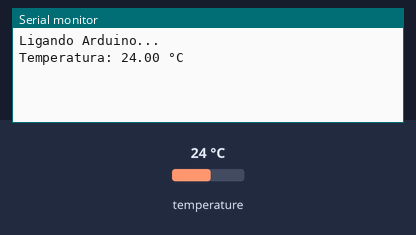
Simulated run of this sketch. Board: Arduino Uno, built with avr-gcc and run on an emulated ATmega328P. On the bench: the last lines printed to the serial monitor. The test bench sets the inputs (shaded band); at power-on: temperature 24 °C.

Above: at 1.4 s.
1.5 s: temperature set to 12 °C
At 2.8 s:
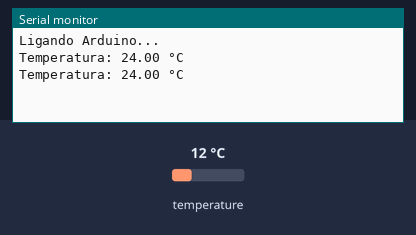
3.3 s: temperature set to 19 °C
At 5.1 s:
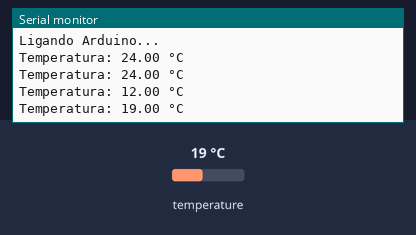
Timing chart, 0 to 6.6 s (numbered marks = the images above; inputs shaded):
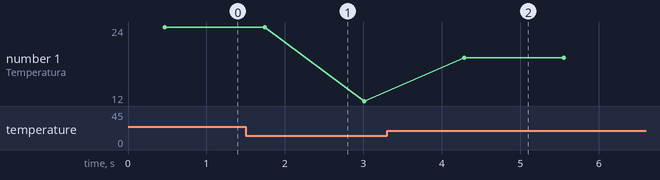

Measured:
- after the input at 3.3 s, the serial monitor: prints a new line after 0.98 s (image 2)
- plotted number 1: 24 → 12 after the input at 1.5 s, 12 → 19 after the input at 3.3 s

The sketch:

sensor.ino
```cpp
#include "Adafruit_MCP9808.h"
#include <Wire.h>

Adafruit_MCP9808 sensor = Adafruit_MCP9808();

void mostra_temperatura();

void setup() {
  // put your setup code here, to run once:
  Serial.begin(115200);
  delay(200);

  Serial.println("Ligando Arduino...");
  Serial.println();

  //inicializa comunicacao com o sensor de temperatura
  if(!sensor.begin()){
    Serial.println("Sensor nao encontrado!");
    while(1);
  }

  //inicializa o sensor
  sensor.shutdown_wake(0);
}

void loop() {
  // put your main code here, to run repeatedly:
  mostra_temperatura();
  delay(1000);
}

void mostra_temperatura(){
  float c = sensor.readTempC();
  delay(250);

  Serial.print("Temperatura: ");
  Serial.print(c);
  Serial.println(" °C");
}
```
